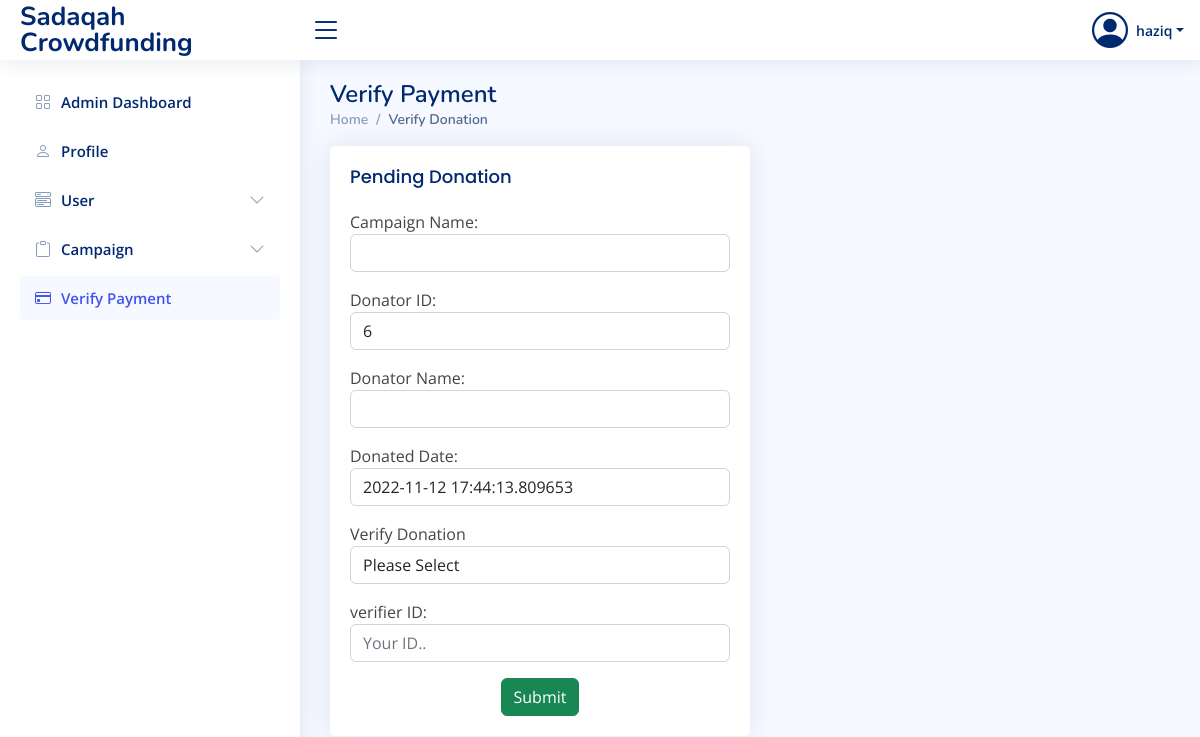
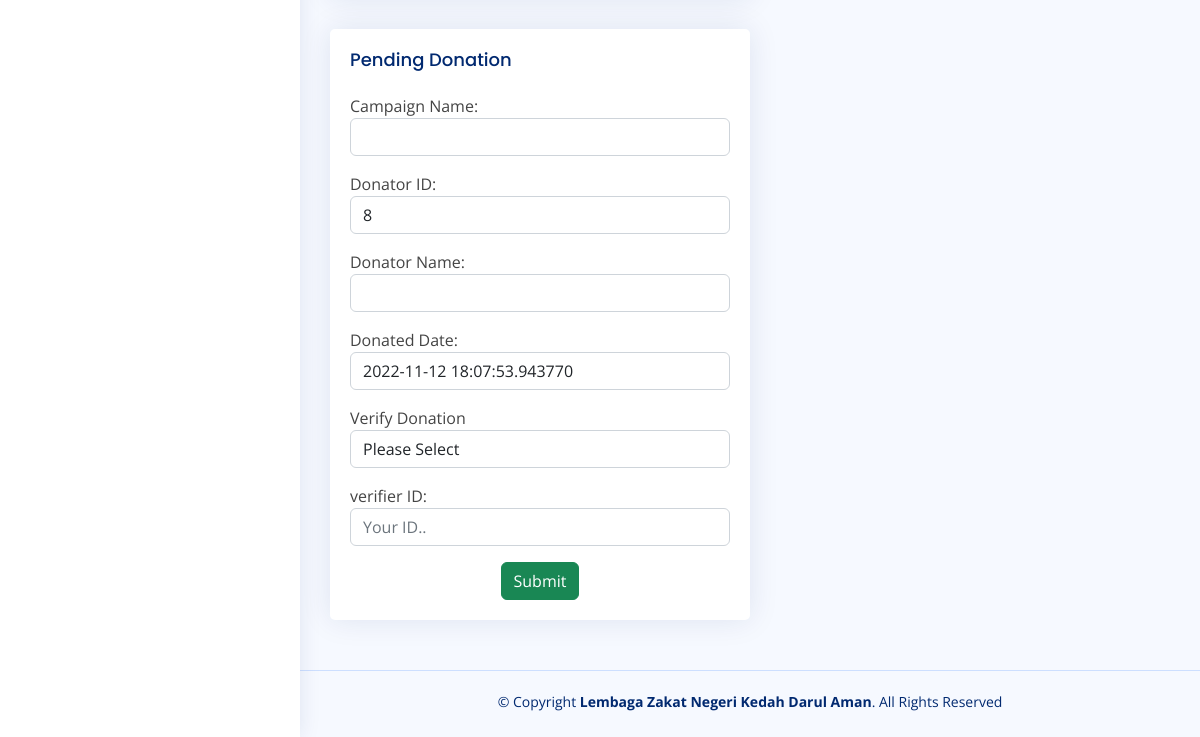
The page /php/admin/admin_verify_payment.php (signed in) on the database as committed earlier (2 pictures, top to bottom).
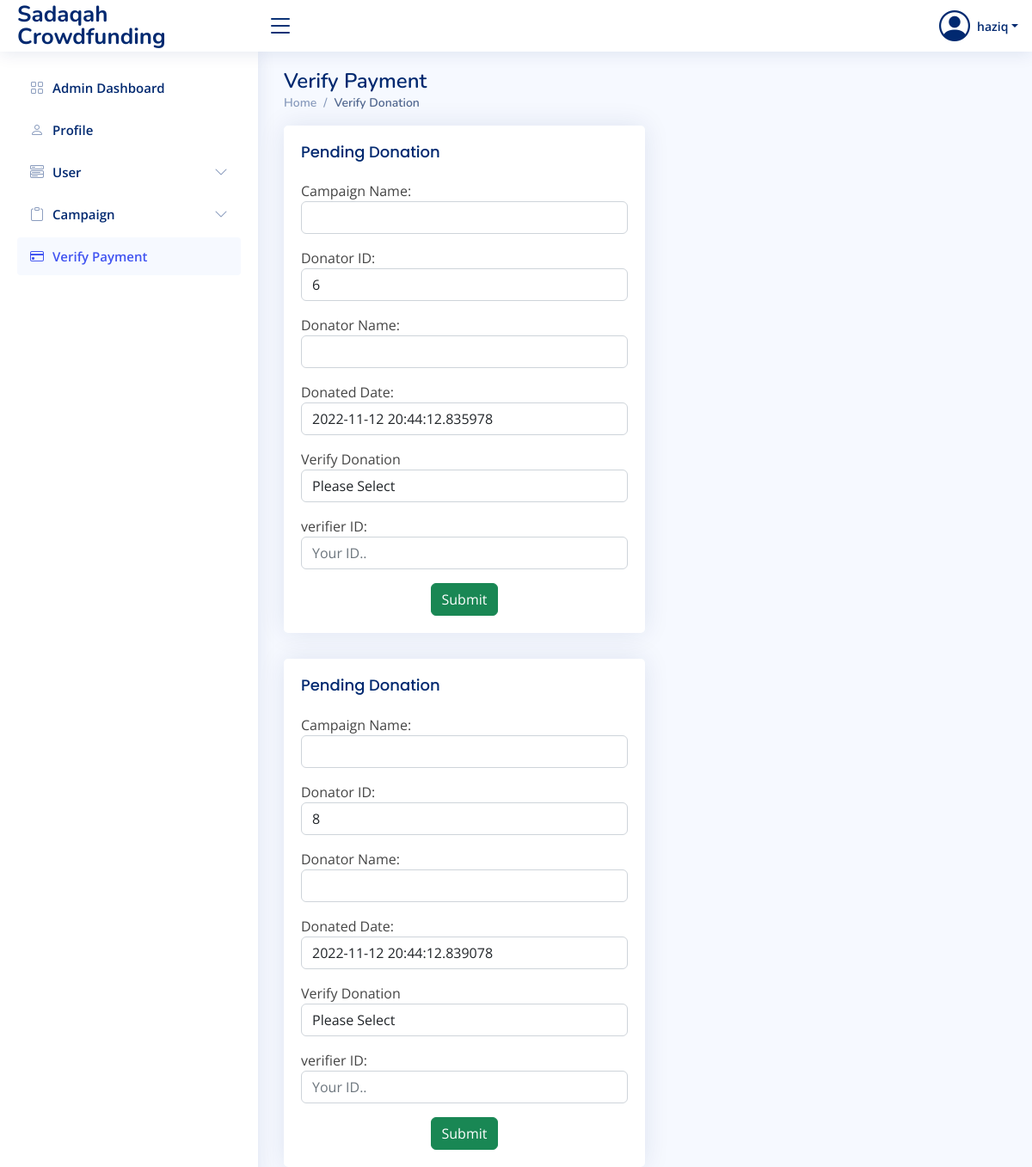
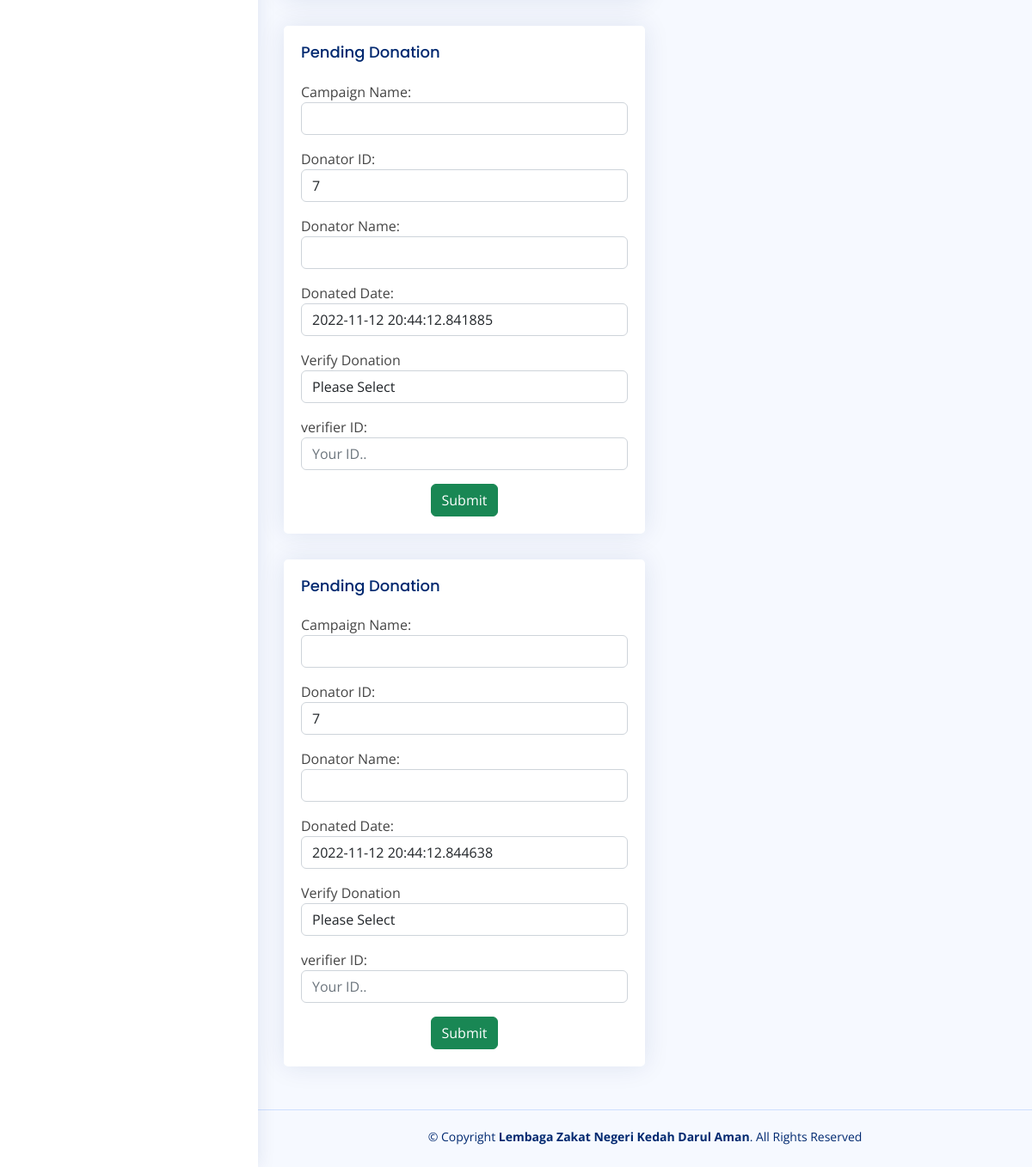
The same page on the database as committed later (2 pictures, top to bottom).
### tables this page shows
CREATE TABLE `user` (
  `user_id` int(11) NOT NULL,
  `user_username` varchar(50) NOT NULL,
  `user_password` varchar(100) NOT NULL,
  `user_name` varchar(100) NOT NULL,
  `user_email` varchar(100) NOT NULL,
  `user_phone` varchar(20) NOT NULL,
  `user_address` varchar(100) NOT NULL,
  `user_level` int(11) NOT NULL
);

CREATE TABLE `donate` (
  `donate_id` int(11) NOT NULL,
  `donate_amount` double NOT NULL,
  `donate_date` timestamp(6) NOT NULL DEFAULT current_timestamp(6) ON UPDATE current_timestamp(6),
  `donate_proof` varchar(200) NOT NULL,
  `donate_status` int(11) NOT NULL,
  `donator_id` int(11) NOT NULL,
  `admin_id` int(11) NOT NULL,
  `campaign_id` int(11) NOT NULL
);

### php/admin/admin_verify_payment.php (the view, shortened to what this page needs)
<!DOCTYPE html>
<html lang="en">
<head>
    <link href="https://cdn.jsdelivr.net/npm/bootstrap@5.2.2/dist/css/bootstrap.min.css" rel="stylesheet" />
    <link rel="stylesheet" href="https://cdn.jsdelivr.net/npm/bootstrap-icons@1.9.1/font/bootstrap-icons.css" />
    <link href="../style.css" rel="stylesheet" />
</head>
<body>
    <?php
    if (isset($_SESSION['user_id']) && $_SESSION['user_level'] == 1) {
        include_once '../dbcon.php';
        $query = "SELECT * FROM user WHERE user_id=?";
        $stmt = $con->prepare($query);
        $stmt->bind_param("i", $_SESSION['user_id']);
        $stmt->execute();
        $result = $stmt->get_result();
        $r = $result->fetch_assoc();
    } else {
        header("Location: ../user_logout.php");
    }
    ?>
    <header id="header" class="header fixed-top d-flex align-items-center">
        <div class="d-flex align-items-center justify-content-between">
            <a href="" class="logo d-flex align-items-center">
                <span class="d-none d-lg-block">Sadaqah Crowdfunding</span>
            </a>
            <i class="bi bi-list toggle-sidebar-btn"></i>
        </div>
        <nav class="header-nav ms-auto">
            <ul class="d-flex align-items-center">
                <li class="nav-item dropdown pe-3">
                    <a class="nav-link nav-profile d-flex align-items-center pe-0" href="#" data-bs-toggle="dropdown">
                        <i class="bi bi-person-circle" style="font-size: 36px"></i>
                        <span class="d-none d-md-block dropdown-toggle ps-2"><?php echo $r["user_username"]; ?></span>
                    </a>
                </li>
            </ul>
        </nav>
    </header>
    <aside id="sidebar" class="sidebar">
        <ul class="sidebar-nav" id="sidebar-nav">
            <li class="nav-item">
                <a class="nav-link collapsed" href="admin.php">
                    <i class="bi bi-grid"></i> <span>Admin Dashboard</span>
                </a>
            </li>
            <li class="nav-item">
                <a class="nav-link collapsed" href="admin_edit_profile.php">
                    <i class="bi bi-person"></i> <span>Profile</span>
                </a>
            </li>
            <li class="nav-item">
                <a class="nav-link collapsed" data-bs-target="#user-nav" data-bs-toggle="collapse" href="#">
                    <i class="bi bi-menu-button-wide"></i><span>User</span><i class="bi bi-chevron-down ms-auto"></i>
                </a>
            </li>
            <li class="nav-item">
                <a class="nav-link collapsed" data-bs-target="#campaign-nav" data-bs-toggle="collapse" href="#">
                    <i class="bi bi-clipboard"></i>
                    <span>Campaign</span>
                    <i class="bi bi-chevron-down ms-auto"></i>
                </a>
            </li>
            <li class="nav-item">
                <a class="nav-link" href="admin_verify_payment.php">
                    <i class="bi bi-credit-card"></i>
                    <span>Verify Payment</span>
                </a>
            </li>
        </ul>
    </aside>
    <main id="main" class="main">
        <div class="pagetitle">
            <h1>Verify Payment</h1>
            <nav>
                <ol class="breadcrumb">
                    <li class="breadcrumb-item">
                        <a href="admin.php">Home</a>
                    </li>
                    <li class="breadcrumb-item active">Verify Donation</li>
                </ol>
            </nav>
        </div>
        <?php
                $query = "SELECT * FROM donate ORDER BY donate_id";
                $result = mysqli_query($con, $query) or die("Error: " . mysqli_error($con));
                $numrow = mysqli_num_rows($result);
                ?>
                <?php
                for ($a = 0; $a < $numrow; $a++) {
                    $row = mysqli_fetch_array($result);
                ?>
                <section class="section">
                <div class="col-lg-6">
                    <div class="card">
                        <div class="card-body">
                            <h5 class="card-title">Pending Donation</h5>
                            <form action="verify_payment_save.php" method="post">
                                <div class="form-group mb-3">
                                <label for="campaignName">Campaign Name:</label>
                                    <input type="text" class="form-control" id="campaignName" value="<?php echo $row['campaign_name']; ?>" readonly>
                                </div>
                                <div class="form-group mb-3">
                                <label for="campaignName">Donator ID:</label>
                                    <input type="text" class="form-control" id="campaignName" value="<?php echo $row['donator_id']; ?>" readonly>
                                </div>
                                <div class="form-group mb-3">
                                <label for="campaignName">Donator Name:</label>
                                    <input type="text" class="form-control" id="campaignName" value="<?php echo $row['campaign_name']; ?>" readonly>
                                </div>
                                <div class="form-group mb-3">
                                <label for="campaignName">Donated Date:</label>
                                    <input type="text" class="form-control" id="campaignName" value="<?php echo $row['donate_date']; ?>" readonly>
                                </div>
                                <div class="form-group mb-3">
                                    <label for="exampleFormControlSelect1">Verify Donation</label>
                                    <select class="form-control" id="exampleFormControlSelect1">
                                    <option selected>Please Select</option>
                                    </select>
                                </div>
                                <div class="form-group mb-3">
                                <label for="verifier">verifier ID:</label>
                                    <input type="text" class="form-control" id="verifier" name="admin_id" placeholder="Your ID..">
                                </div>
                                <div class="d-flex mt-auto justify-content-center" style="gap:10px">
                                <button class="btn btn-success d-flex flex-row-reverse" type="submit">Submit</button>
                                </div>
                            </form>
                        </div>
                    </div>
                </div>
        </section>
        <?php
          }
        ?>
    </main>
    <footer id="footer" class="footer">
        <div class="copyright">
            &copy; Copyright <strong><span>Lembaga Zakat Negeri Kedah Darul Aman</span></strong>. All Rights Reserved
        </div>
        <div class="credits"></div>
    </footer>
</body>
</html>

### css/style.css (style rules this page uses)
:root { scroll-behavior: smooth; }
body { font-family: "Open Sans", sans-serif; background: #f6f9ff; color: #444444; }
a { color: #4154f1; text-decoration: none; }
h1, h2, h3, h4, h5, h6 { font-family: "Nunito", sans-serif; }
#main { margin-top: 60px; padding: 20px 30px; transition: all 0.3s; }
.pagetitle { margin-bottom: 10px; }
.pagetitle h1 { font-size: 24px; margin-bottom: 0; font-weight: 600; color: #012970; }
.card { margin-bottom: 30px; border: none; border-radius: 5px; box-shadow: 0px 0 30px rgba(1, 41, 112, 0.1); }
.card-title { padding: 20px 0 15px 0; font-size: 18px; font-weight: 500; color: #012970; font-family: "Poppins", sans-serif; }
.card-body { padding: 0 20px 20px 20px; }
.breadcrumb { font-size: 14px; font-family: "Nunito", sans-serif; color: #899bbd; font-weight: 600; }
.breadcrumb a { color: #899bbd; transition: 0.3s; }
.breadcrumb .breadcrumb-item::before { color: #899bbd; }
.breadcrumb .active { color: #51678f; font-weight: 600; }
.logo { line-height: 1; }
@media (min-width: 1200px) { .logo { width: 280px; } }
.logo span { font-size: 26px; font-weight: 700; color: #012970; font-family: "Nunito", sans-serif; }
.header { transition: all 0.5s; z-index: 997; height: 60px; box-shadow: 0px 2px 20px rgba(1, 41, 112, 0.1); background-color: #fff; padding-left: 20px; }
.header .toggle-sidebar-btn { font-size: 32px; padding-left: 10px; cursor: pointer; color: #012970; }
.header-nav ul { list-style: none; }
.header-nav > ul { margin: 0; padding: 0; }
.header-nav .nav-profile { color: #012970; }
.header-nav .nav-profile span { font-size: 14px; font-weight: 600; }
.sidebar { position: fixed; top: 60px; left: 0; bottom: 0; width: 300px; z-index: 996; transition: all 0.3s; padding: 20px; overflow-y: auto; scrollbar-width: thin; scrollbar-color: #aab7cf transparent; box-shadow: 0px 0px 20px rgba(1, 41, 112, 0.1); background-color: #fff; }
@media (min-width: 1200px) { #main, #footer { margin-left: 300px; } }
.sidebar-nav { padding: 0; margin: 0; list-style: none; }
.sidebar-nav li { padding: 0; margin: 0; list-style: none; }
.sidebar-nav .nav-item { margin-bottom: 5px; }
.sidebar-nav .nav-link { display: flex; align-items: center; font-size: 15px; font-weight: 600; color: #4154f1; transition: 0.3; background: #f6f9ff; padding: 10px 15px; border-radius: 4px; }
.sidebar-nav .nav-link i { font-size: 16px; margin-right: 10px; color: #4154f1; }
.sidebar-nav .nav-link.collapsed { color: #012970; background: #fff; }
.sidebar-nav .nav-link.collapsed i { color: #899bbd; }
.sidebar-nav .nav-link .bi-chevron-down { margin-right: 0; transition: transform 0.2s ease-in-out; }
.footer { padding: 20px 0; font-size: 14px; transition: all 0.3s; border-top: 1px solid #cddfff; }
.footer .copyright { text-align: center; color: #012970; }
.footer .credits { padding-top: 5px; text-align: center; font-size: 13px; color: #012970; }

Rows that differ between the two databases and show on the page:
removed donate: donator "6", donate_date "2022-11-12 17:44:13.809653"
removed donate: donator "8", donate_date "2022-11-12 18:07:53.943770"
added donate: donator "6", donate_date "2022-11-12 20:44:12.835978"
added donate: donator "8", donate_date "2022-11-12 20:44:12.839078"
added donate: donator "7", donate_date "2022-11-12 20:44:12.841885"
added donate: donator "7", donate_date "2022-11-12 20:44:12.844638"
